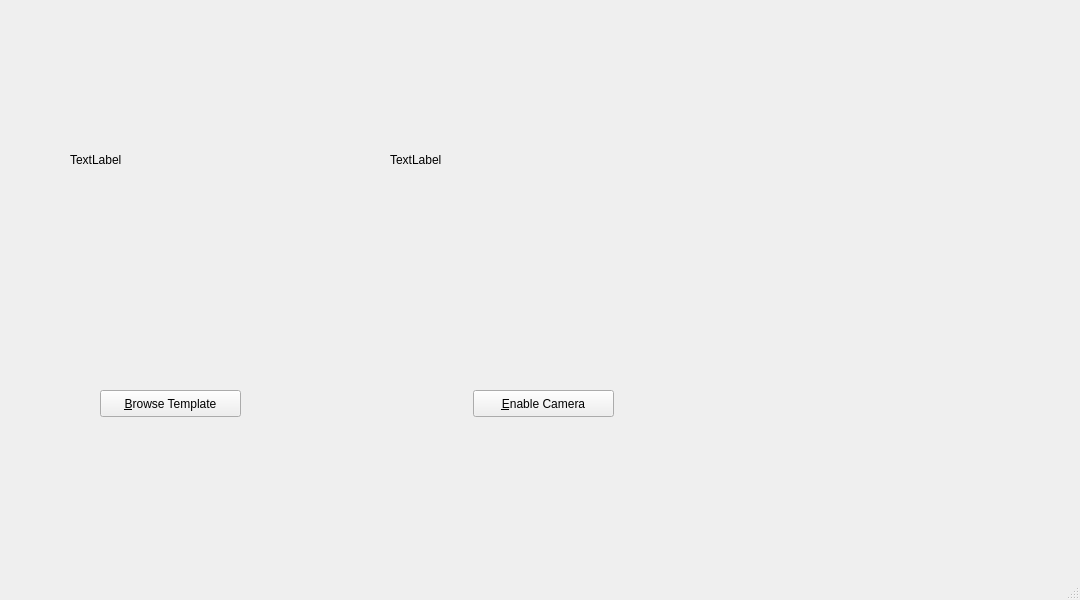
<?xml version="1.0" encoding="UTF-8"?>
<ui version="4.0">
 <class>MainWindow</class>
 <widget class="QMainWindow" name="MainWindow">
  <property name="geometry">
   <rect>
    <x>0</x>
    <y>0</y>
    <width>1080</width>
    <height>600</height>
   </rect>
  </property>
  <property name="windowTitle">
   <string>SIFT Demo</string>
  </property>
  <widget class="QWidget" name="centralwidget">
   <widget class="QPushButton" name="browse_button">
    <property name="geometry">
     <rect>
      <x>100</x>
      <y>390</y>
      <width>141</width>
      <height>27</height>
     </rect>
    </property>
    <property name="text">
     <string>&amp;Browse Template</string>
    </property>
   </widget>
   <widget class="QPushButton" name="toggle_cam_button">
    <property name="geometry">
     <rect>
      <x>473</x>
      <y>390</y>
      <width>141</width>
      <height>27</height>
     </rect>
    </property>
    <property name="text">
     <string>&amp;Enable Camera</string>
    </property>
   </widget>
   <widget class="QLabel" name="template_label">
    <property name="geometry">
     <rect>
      <x>70</x>
      <y>40</y>
      <width>320</width>
      <height>240</height>
     </rect>
    </property>
    <property name="text">
     <string>TextLabel</string>
    </property>
   </widget>
   <widget class="QLabel" name="live_image_label">
    <property name="geometry">
     <rect>
      <x>390</x>
      <y>40</y>
      <width>591</width>
      <height>240</height>
     </rect>
    </property>
    <property name="text">
     <string>TextLabel</string>
    </property>
   </widget>
   <zorder>template_label</zorder>
   <zorder>browse_button</zorder>
   <zorder>toggle_cam_button</zorder>
   <zorder>live_image_label</zorder>
  </widget>
  <widget class="QMenuBar" name="menubar">
   <property name="geometry">
    <rect>
     <x>0</x>
     <y>0</y>
     <width>1080</width>
     <height>24</height>
    </rect>
   </property>
  </widget>
  <widget class="QStatusBar" name="statusbar"/>
 </widget>
 <resources/>
 <connections/>
</ui>
